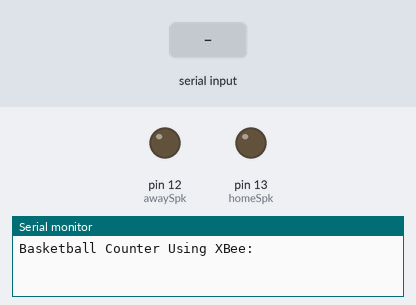
Simulated run of this sketch. Board: Arduino Uno, built with avr-gcc and run on an emulated ATmega328P. Parts: output pins drawn as LEDs (lit = HIGH), the last lines printed to the serial monitor. Inputs (shaded band) come from the test bench.

Above: at 1.2 s.
1.3 s: "1" received over Serial
At 2.5 s:
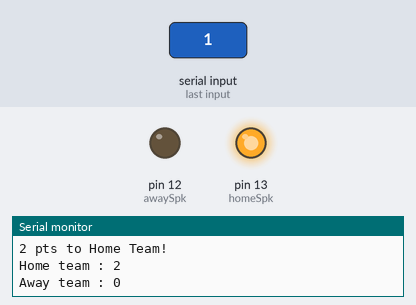
2.8 s: "3" received over Serial
At 4.9 s:
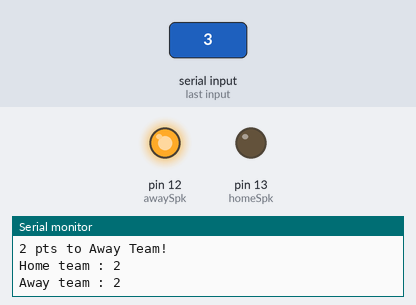
5.8 s: "4" received over Serial
At 8.4 s:
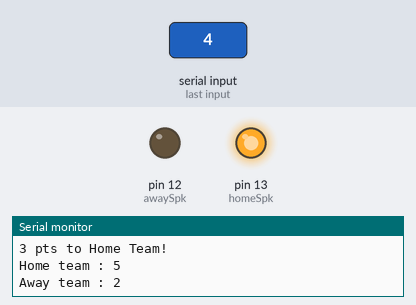
8.8 s: "6" received over Serial
At 10.7 s:
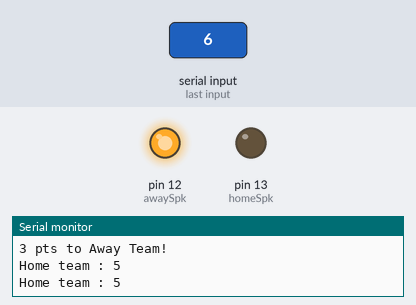
Timing chart, 0 to 14.8 s (numbered marks = the images above; inputs shaded):
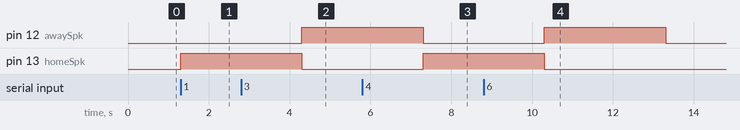

Measured:
- after the input at 1.3 s, pin 13 (homeSpk): LOW → HIGH at once
- after the input at 2.8 s, pin 12 (awaySpk): LOW → HIGH after 1.5 s
- after the input at 5.8 s, pin 13 (homeSpk): LOW → HIGH after 1.5 s
- after the input at 8.8 s, pin 12 (awaySpk): LOW → HIGH after 1.5 s, → LOW 3.0 s later

The sketch:

rxXBee.ino
```cpp
//Rx

int ptsCheck = 0;
int homePts;
int awayPts;
int homeSpk = 13;
int awaySpk = 12;

void setup()
{
  pinMode(homeSpk, OUTPUT);
  pinMode(awaySpk, OUTPUT);
  Serial.begin(9600);
  Serial.print("Basketball Counter Using XBee:");
  Serial.println();
}

void loop()
{
  if(Serial.available())
  {
    char point = Serial.read();
    if(point == '1'){ptsCheck = 1;
    Serial.println("2 pts to Home Team!"); homePts = homePts + 2; Serial.print("Home team : "); Serial.println(homePts); Serial.print("Away team : "); Serial.println(awayPts); digitalWrite(homeSpk, HIGH); delay(3000); digitalWrite(homeSpk, LOW); digitalWrite(awaySpk, LOW);}

    if(point == '3'){ptsCheck = 1;
    Serial.println("2 pts to Away Team!"); awayPts = awayPts + 2; Serial.print("Home team : "); Serial.println(homePts); Serial.print("Away team : "); Serial.println(awayPts); digitalWrite(homeSpk, LOW); digitalWrite(awaySpk, HIGH); delay(3000); digitalWrite(awaySpk, LOW);}

    if(point == '4'){ptsCheck = 1;
    Serial.println("3 pts to Home Team!"); homePts = homePts + 3; Serial.print("Home team : "); Serial.println(homePts); Serial.print("Away team : "); Serial.println(awayPts); digitalWrite(homeSpk, HIGH); delay(3000); digitalWrite(homeSpk, LOW); digitalWrite(awaySpk, LOW);}

    if(point == '6'){ptsCheck = 1;
    Serial.println("3 pts to Away Team!"); awayPts = awayPts + 3; Serial.print("Home team : "); Serial.println(homePts); Serial.print("Home team : "); Serial.println(awayPts); digitalWrite(homeSpk, LOW); digitalWrite(awaySpk, HIGH); delay(3000); digitalWrite(awaySpk, LOW);}

    if(ptsCheck == 0){Serial.println("Try pressing another key");}
    Serial.println();
    ptsCheck = 0;
  }
}
```
